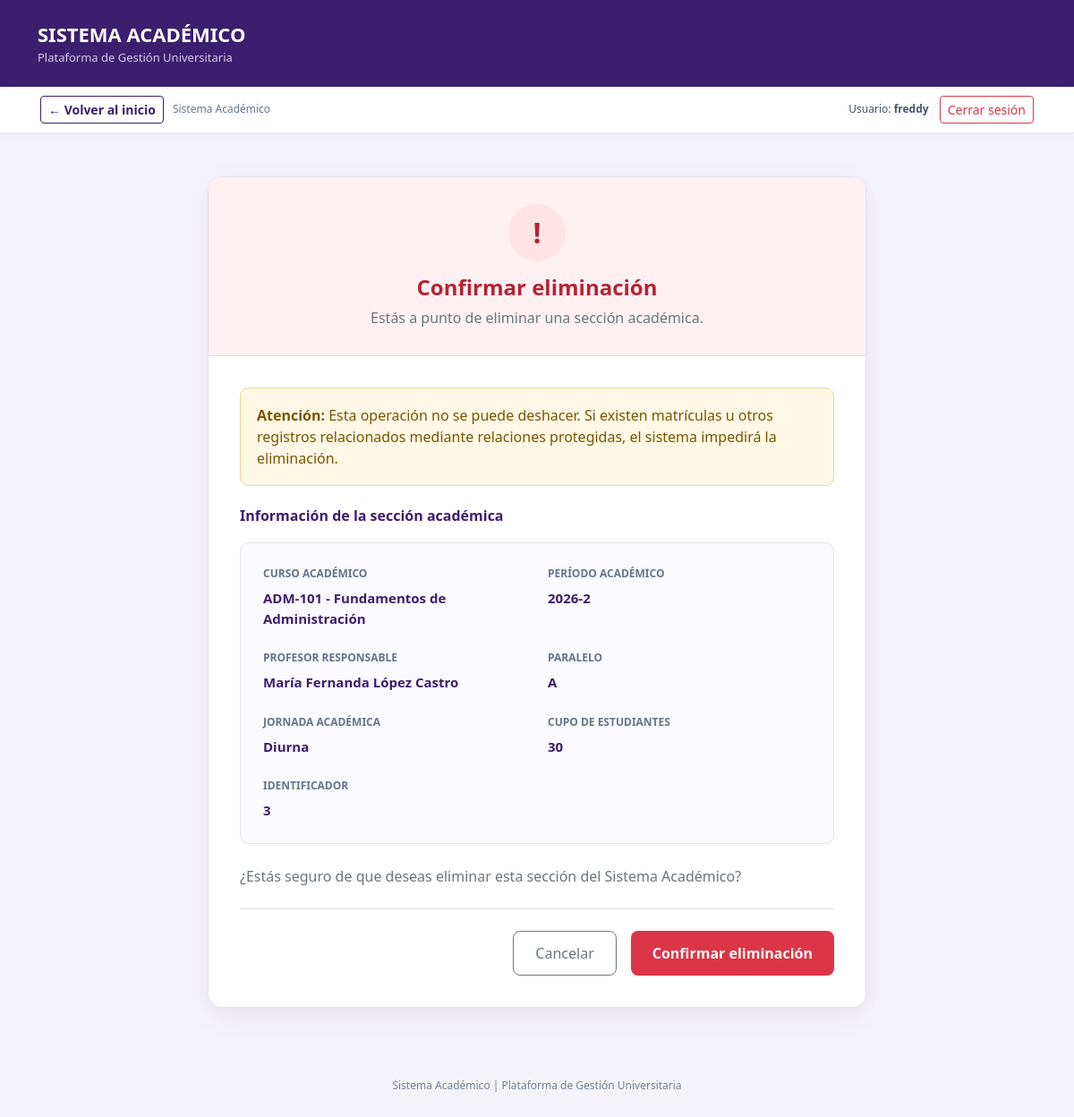
Screenshot of /academico/secciones/3/eliminar/ (signed in) with the database file from the repository.
### academico/models.py (models this page shows, shortened)
class Seccion(ModeloBase):
    curso = models.ForeignKey(
        Curso,
        on_delete=models.PROTECT,
        related_name="secciones"
    )
    periodo = models.ForeignKey(
        Periodo,
        on_delete=models.PROTECT,
        related_name="secciones"
    )
    profesor = models.ForeignKey(
        Profesor,
        on_delete=models.PROTECT,
        related_name="secciones"
    )
    paralelo = models.CharField(max_length=2, default="A")
    jornada = models.CharField(
        max_length=10,
        choices=Jornada.choices,
        default=Jornada.DIURNA
    )
    cupo = models.PositiveSmallIntegerField(default=30)
    estudiantes = models.ManyToManyField(
        "Estudiante",
        through="Matricula",
        related_name="secciones"
    )
    class Meta:
        verbose_name = "Sección"
        verbose_name_plural = "Secciones"
        ordering = ["periodo", "curso", "paralelo"]
        constraints = [
            models.UniqueConstraint(
                fields=["curso", "periodo", "paralelo", "jornada"],
                name="seccion_unica"
            ),
        ]

class Curso(ModeloBase):
    carrera = models.ForeignKey(
        Carrera,
        on_delete=models.PROTECT,
        related_name="cursos"
    )
    semestre = models.ForeignKey(
        Semestre,
        on_delete=models.PROTECT,
        related_name="cursos"
    )
    codigo = models.CharField("Código", max_length=12, unique=True)
    nombre = models.CharField(max_length=150)
    creditos = models.PositiveSmallIntegerField("Créditos", default=3)
    class Meta:
        verbose_name = "Curso"
        verbose_name_plural = "Cursos"
        ordering = ["carrera", "semestre__numero", "nombre"]

class Periodo(ModeloBase):
    nombre = models.CharField(max_length=20, unique=True)
    fecha_inicio = models.DateField("Fecha de inicio")
    fecha_fin = models.DateField("Fecha de fin")
    activo = models.BooleanField(default=False)
    class Meta:
        verbose_name = "Periodo"
        verbose_name_plural = "Periodos"
        ordering = ["-fecha_inicio"]

class Profesor(ModeloBase):
    cedula = models.CharField(
        "Cédula",
        max_length=10,
        unique=True
    )
    nombres = models.CharField(max_length=80)
    apellidos = models.CharField(max_length=80)
    email = models.EmailField(
        "Correo",
        blank=True
    )
    titulo = models.CharField(
        "Título",
        max_length=120,
        blank=True
    )
    class Meta:
        verbose_name = "Profesor"
        verbose_name_plural = "Profesores"
        ordering = ["apellidos", "nombres"]

### academico/views.py (the view, shortened to what this page needs)
class SeccionDeleteView(
    LoginRequiredMixin,
    DeleteView
):
    model = Seccion
    template_name = (
        "academico/seccion_confirmar_eliminar.html"
    )
    success_url = reverse_lazy(
        "academico:seccion_lista"
    )
    login_url = "login"

### academico/templates/academico/seccion_confirmar_eliminar.html (shortened to what this page needs)
<!DOCTYPE html>
<html lang="es">
<head>
    <link
        href="https://cdn.jsdelivr.net/npm/bootstrap@5.3.3/dist/css/bootstrap.min.css"
        rel="stylesheet"
    >
</head>
<body>
    <header class="barra-superior">
        <div class="container">
            <div class="marca">
                SISTEMA ACADÉMICO
            </div>
            <div class="subtitulo">
                Plataforma de Gestión Universitaria
            </div>
        </div>
    </header>
    {% include "core/_navegacion.html" %}
    <main class="container py-5">
        <div class="row justify-content-center">
            <div class="col-lg-8">
                <div class="tarjeta">
                    <div class="encabezado-alerta">
                        <div class="icono-alerta">!</div>
                        <h2 class="titulo-alerta">
                            Confirmar eliminación
                        </h2>
                        <p class="text-secondary mb-0">
                            Estás a punto de eliminar una sección académica.
                        </p>
                    </div>
                    <div class="cuerpo">
                        <div class="mensaje-advertencia mb-4">
                            <strong>Atención:</strong>
                            Esta operación no se puede deshacer.
                            Si existen matrículas u otros registros
                            relacionados mediante relaciones protegidas,
                            el sistema impedirá la eliminación.
                        </div>
                        <h5 class="titulo-seccion">
                            Información de la sección académica
                        </h5>
                        <div class="info-seccion mb-4">
                            <div class="row g-4">
                                <div class="col-md-6">
                                    <div class="etiqueta">
                                        CURSO ACADÉMICO
                                    </div>
                                    <div class="valor">
                                        {{ object.curso.codigo }} -
                                        {{ object.curso.nombre }}
                                    </div>
                                </div>
                                <div class="col-md-6">
                                    <div class="etiqueta">
                                        PERÍODO ACADÉMICO
                                    </div>
                                    <div class="valor">
                                        {{ object.periodo.nombre }}
                                    </div>
                                </div>
                                <div class="col-md-6">
                                    <div class="etiqueta">
                                        PROFESOR RESPONSABLE
                                    </div>
                                    <div class="valor">
                                        {{ object.profesor.nombres }}
                                        {{ object.profesor.apellidos }}
                                    </div>
                                </div>
                                <div class="col-md-6">
                                    <div class="etiqueta">
                                        PARALELO
                                    </div>
                                    <div class="valor">
                                        {{ object.paralelo }}
                                    </div>
                                </div>
                                <div class="col-md-6">
                                    <div class="etiqueta">
                                        JORNADA ACADÉMICA
                                    </div>
                                    <div class="valor">
                                        {{ object.get_jornada_display }}
                                    </div>
                                </div>
                                <div class="col-md-6">
                                    <div class="etiqueta">
                                        CUPO DE ESTUDIANTES
                                    </div>
                                    <div class="valor">
                                        {{ object.cupo }}
                                    </div>
                                </div>
                                <div class="col-md-6">
                                    <div class="etiqueta">
                                        IDENTIFICADOR
                                    </div>
                                    <div class="valor">
                                        {{ object.pk }}
                                    </div>
                                </div>
                            </div>
                        </div>
                        <p class="text-secondary">
                            ¿Estás seguro de que deseas eliminar
                            esta sección del Sistema Académico?
                        </p>
                        <form method="post">
                            <div class="d-flex flex-wrap gap-3
                                        justify-content-end
                                        border-top pt-4 mt-4">
                                <a
                                    href="{% url 'academico:seccion_lista' %}"
                                    class="btn btn-outline-secondary btn-cancelar"
                                >
                                    Cancelar
                                </a>
                                <button
                                    type="submit"
                                    class="btn btn-eliminar"
                                >
                                    Confirmar eliminación
                                </button>
                            </div>
                        </form>
                    </div>
                </div>
            </div>
        </div>
    </main>
    <footer class="pie-sistema">
        Sistema Académico |
        Plataforma de Gestión Universitaria
    </footer>
</body>
</html>

### core/templates/core/_navegacion.html (shortened to what this page needs)
<nav aria-label="Navegación del sistema" style="background:#fff;border-bottom:1px solid #e6e1f0;box-shadow:0 2px 8px rgba(59,31,110,.04)">
  <div style="max-width:1140px;margin:0 auto;padding:10px 15px;display:flex;align-items:center;justify-content:space-between;gap:12px;flex-wrap:wrap">
    <div style="display:flex;align-items:center;gap:10px;flex-wrap:wrap">
      {% if request.path != '/' %}
      <a href="{% url 'inicio' %}" class="btn btn-outline-primary btn-sm" style="border-color:#3b1f6e;color:#3b1f6e;font-weight:600">
        &larr; Volver al inicio
      </a>
      {% else %}
      <span style="font-weight:700;color:#3b1f6e;font-size:14px">Panel principal</span>
      {% endif %}
      <span style="font-size:12px;color:#64748b">Sistema Académico</span>
    </div>
    <div style="display:flex;align-items:center;gap:12px;flex-wrap:wrap">
      <span style="font-size:12px;color:#475569">Usuario: <strong>{{ request.user.get_username }}</strong></span>
      <form action="{% url 'logout' %}" method="post" style="margin:0">
        <button type="submit" class="btn btn-outline-danger btn-sm" aria-label="Cerrar sesión del sistema">Cerrar sesión</button>
      </form>
    </div>
  </div>
</nav>

### academico/templates/academico/seccion_confirmar_eliminar.html (style rules this page uses)
body { background: #f5f3fa; font-family: 'Segoe UI', Arial, sans-serif; color: #2d2440; min-height: 100vh; }
.barra-superior { background: #3b1f6e; color: white; padding: 22px 0; }
.marca { font-size: 22px; font-weight: 700; }
.subtitulo { color: #d6c9ee; font-size: 13px; }
.tarjeta { background: white; border: 1px solid #e6e1f0; border-radius: 15px; box-shadow: 0 8px 30px rgba(45,25,85,.08); overflow: hidden; }
.encabezado-alerta { background: #fff1f2; border-bottom: 1px solid #fecdd3; padding: 30px; text-align: center; }
.icono-alerta { width: 64px; height: 64px; line-height: 64px; border-radius: 50%; background: #ffe4e6; color: #b42332; font-size: 32px; font-weight: bold; margin: 0 auto 15px; }
.titulo-alerta { color: #b42332; font-size: 24px; font-weight: 700; }
.cuerpo { padding: 35px; }
.titulo-seccion { color: #3b1f6e; font-size: 16px; font-weight: 700; margin-bottom: 20px; }
.info-seccion { background: #faf9fd; border: 1px solid #e6e1f0; border-radius: 10px; padding: 25px; }
.etiqueta { color: #64748b; font-size: 12px; font-weight: 600; margin-bottom: 7px; }
.valor { color: #3b1f6e; font-size: 15px; font-weight: 700; overflow-wrap: anywhere; }
.mensaje-advertencia { background: #fff8e6; border: 1px solid #f3d38a; border-radius: 10px; padding: 18px; color: #795500; }
.btn-eliminar { background: #dc3545; color: white; border: none; padding: 12px 24px; border-radius: 8px; font-weight: 600; }
.btn-cancelar { padding: 12px 24px; border-radius: 8px; }
.pie-sistema { text-align: center; color: #718096; font-size: 12px; padding: 30px; }

### rows the page displays
Seccion: curso.codigo "ADM-101", curso.nombre "Fundamentos de Administración", periodo.nombre "2026-2", profesor.nombres "María Fernanda", profesor.apellidos "López Castro", paralelo "A", jornada "Diurna", cupo "30", pk "3"

### other values shown
{{ request.user.get_username }} "freddy"
